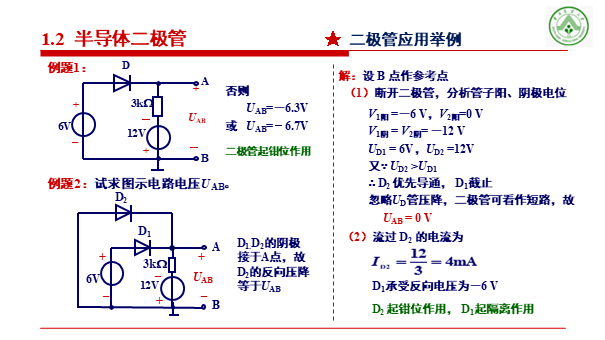
#> input picture _archive/04_PPT提取物/ppt_extracted/第1章__半导体基础知识/slide011.png, 605 x 340 px, given in place of slide003.png, which was not available
$ python _crop_diagrams.py
#> lines starting #> are read from the running program, lines starting #| are printed output that depends on the picture; pictures that were not available may be replaced by others from this repository, and a replacement may not be noted
# -*- coding: utf-8 -*-
import sys, os
sys.stdout.reconfigure(encoding='utf-8')
from PIL import Image
import shutil

base = r'D:\Axelit\工作\trae\超级自动化学习工具'
ppt_dir = os.path.join(base, 'src', 'notes', 'PPT提取')
diagrams_dir = os.path.join(base, 'src', 'notes', 'vault', 'diagrams', '电子技术')
os.makedirs(diagrams_dir, exist_ok=True)

def crop_and_save(src_img, dst_path, crop_box, desc=""):
    """Crop a region from src_img and save to dst_path."""
#> called with crop_box = (0, 0.05, 1, 0.75), desc = 'ch1_slide003'
    img = Image.open(src_img)
#> img is the input picture: PIL image 605x340 RGB; mean R, G, B 237.8, 234.2, 238.8
    w, h = img.size
#> w = 605; h = 340
    # crop_box is (left, top, right, bottom) as fractions of image size
    left = int(crop_box[0] * w)
#> left = 0
    top = int(crop_box[1] * h)
#> top = 17
    right = int(crop_box[2] * w)
#> right = 605
    bottom = int(crop_box[3] * h)
#> bottom = 255
    cropped = img.crop((left, top, right, bottom))
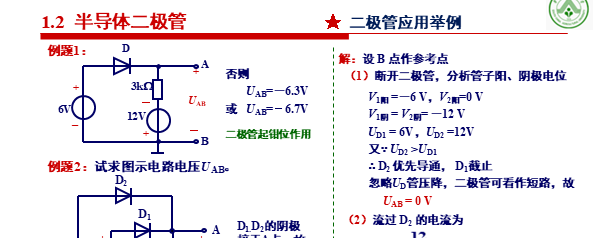
#> cropped: PIL image 605x238 RGB; mean R, G, B 236.9, 231.9, 237.3
    cropped.save(dst_path)
    print(f'  [{desc}] {w}x{h} -> cropped ({left},{top})-({right},{bottom}) -> {os.path.basename(dst_path)} ({os.path.getsize(dst_path)//1024}KB)')
#|   [ch1_slide003] 605x340 -> cropped (0,17)-(605,255) -> ch1_slide003_covalent_bond.png (40KB)

# ====== Note 01 images ======
# slide003: covalent bond crystal structure (pure diagram, upper portion)
crop_and_save(
    os.path.join(ppt_dir, '第1章__半导体基础知识', 'slide003.png'),
    os.path.join(diagrams_dir, 'ch1_slide003_covalent_bond.png'),
    (0, 0.05, 1.0, 0.75),
    'ch1_slide003'
)
# slide004: intrinsic excitation (pure diagram)
crop_and_save(
    os.path.join(ppt_dir, '第1章__半导体基础知识', 'slide004.png'),
    os.path.join(diagrams_dir, 'ch1_slide004_intrinsic_excitation.png'),
    (0, 0.05, 1.0, 0.80),
    'ch1_slide004'
)
#> call 2 of crop_and_save, with crop_box = (0, 0.05, 1, 0.8), desc = 'ch1_slide004'
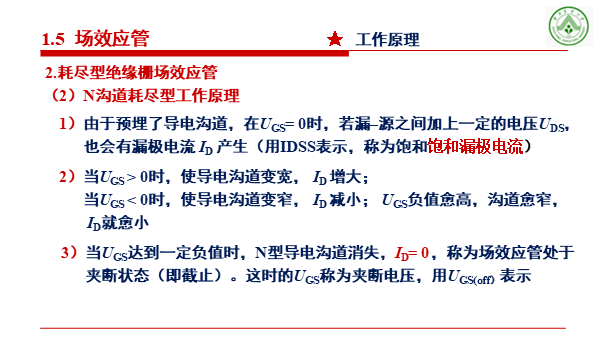
#> input picture _archive/04_PPT提取物/ppt_extracted/第1章__半导体基础知识/slide029.png, 605 x 340 px, given in place of slide004.png, which was not available
#> in crop_and_save, img is the input picture: PIL image 605x340 RGB; mean R, G, B 236.7, 232, 235.6
#> in crop_and_save (call 2), `cropped = img.crop((left, top, right, bottom))`:
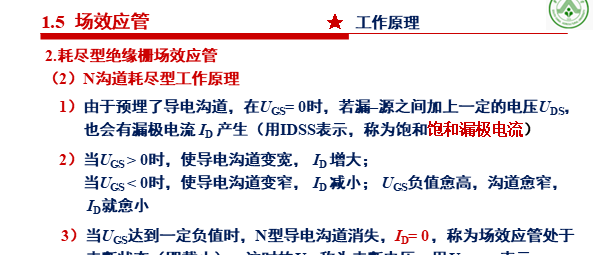
#> cropped: PIL image 605x255 RGB; mean R, G, B 233.8, 227.9, 232
#|   [ch1_slide004] 605x340 -> cropped (0,17)-(605,272) -> ch1_slide004_intrinsic_excitation.png (50KB)
# slide005: PN junction formation (pure diagram, has circuit diagrams)
crop_and_save(
    os.path.join(ppt_dir, '第1章__半导体基础知识', 'slide005.png'),
    os.path.join(diagrams_dir, 'ch1_slide005_pn_junction.png'),
    (0, 0.05, 1.0, 0.95),
    'ch1_slide005'
)
#> call 3 of crop_and_save, with crop_box = (0, 0.05, 1, 0.95), desc = 'ch1_slide005'
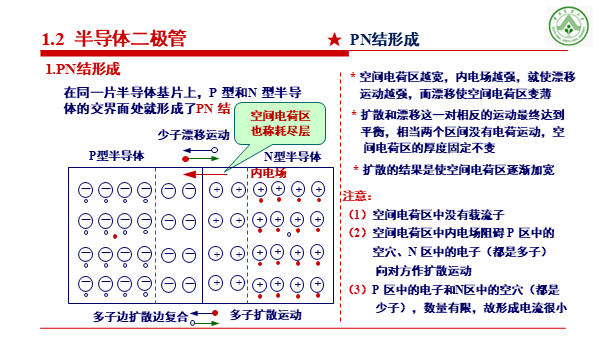
#> input picture _archive/04_PPT提取物/ppt_extracted/第1章__半导体基础知识/slide005.png, 605 x 340 px, found by its file name
#> in crop_and_save, img is the input picture: PIL image 605x340 RGB; mean R, G, B 230.6, 226.3, 233.4
#> in crop_and_save (call 3), `cropped = img.crop((left, top, right, bottom))`:
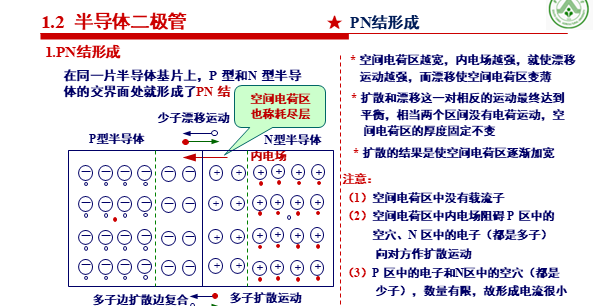
#> cropped: PIL image 605x306 RGB; mean R, G, B 228.2, 223.9, 231.9
#|   [ch1_slide005] 605x340 -> cropped (0,17)-(605,323) -> ch1_slide005_pn_junction.png (71KB)
# slide007: diode structure types (pure diagrams)
crop_and_save(
    os.path.join(ppt_dir, '第1章__半导体基础知识', 'slide007.png'),
    os.path.join(diagrams_dir, 'ch1_slide007_diode_types.png'),
    (0, 0.05, 1.0, 0.90),
    'ch1_slide007'
)
#> call 4 of crop_and_save, with crop_box = (0, 0.05, 1, 0.9), desc = 'ch1_slide007'
#> in crop_and_save (call 4), `cropped = img.crop((left, top, right, bottom))`:
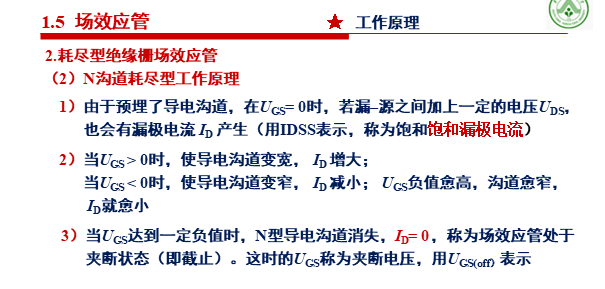
#> cropped: PIL image 605x289 RGB; mean R, G, B 233.7, 228.8, 233
#|   [ch1_slide007] 605x340 -> cropped (0,17)-(605,306) -> ch1_slide007_diode_types.png (55KB)
# slide008: V-I characteristic curve (has the key chart)
#> (the run stopped early here; a loop or call above may not have finished)
